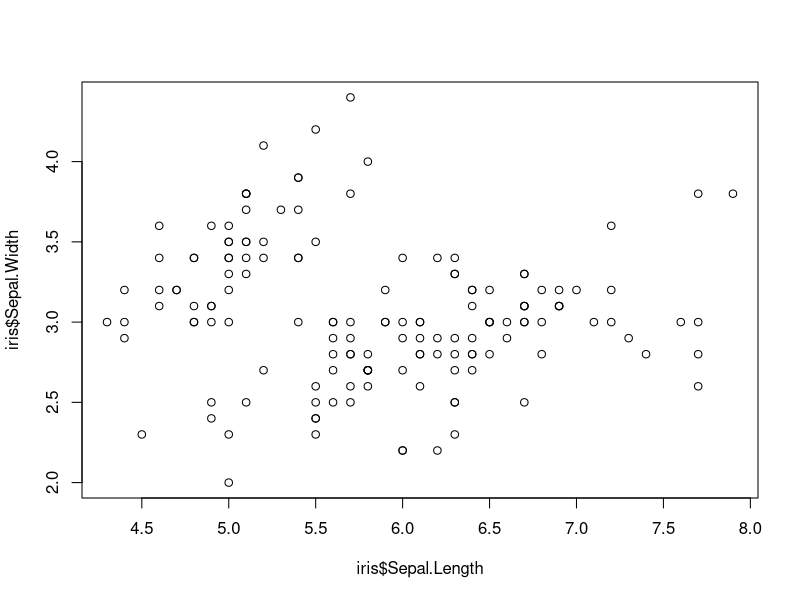
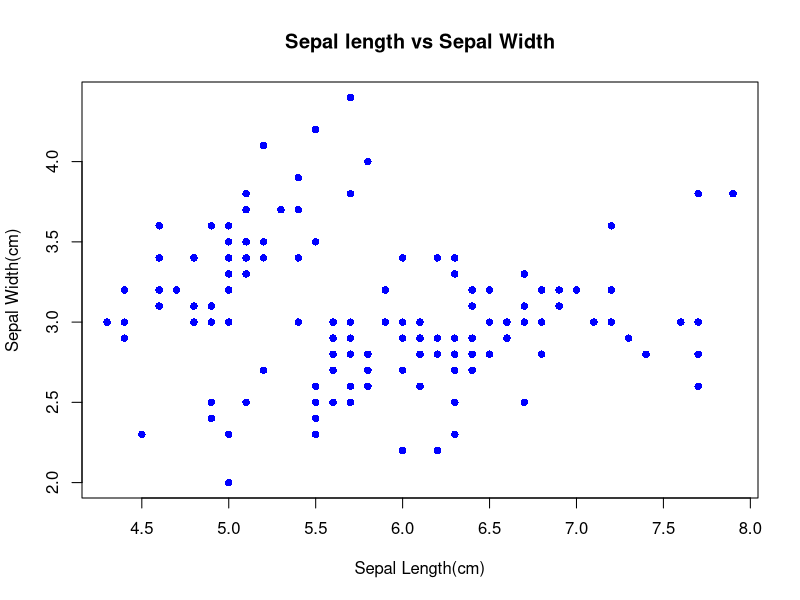
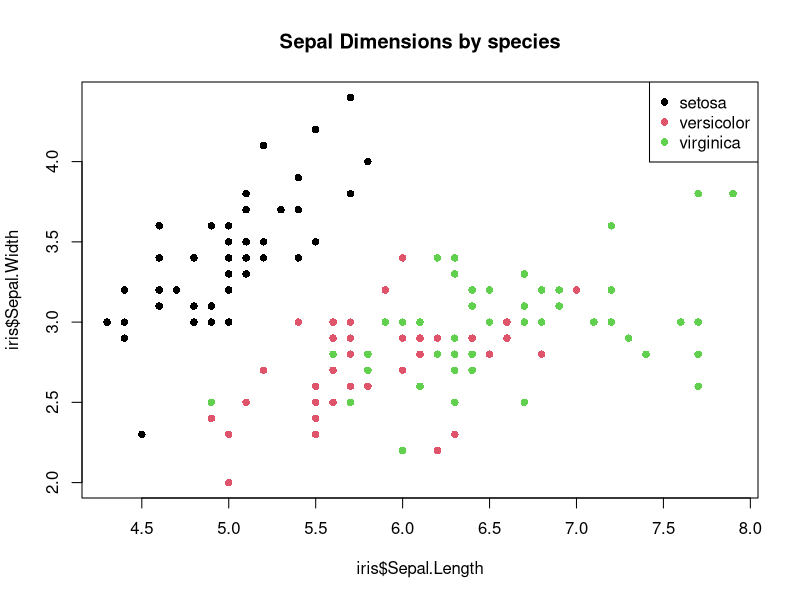
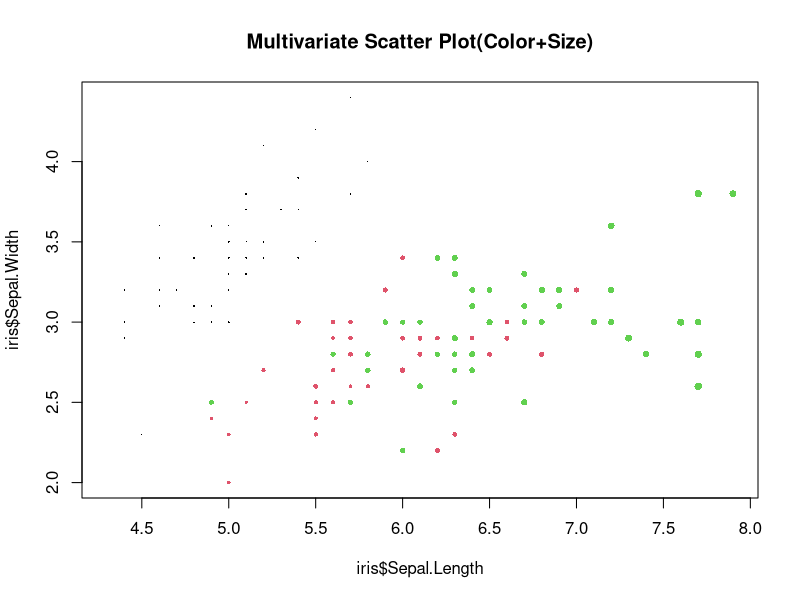
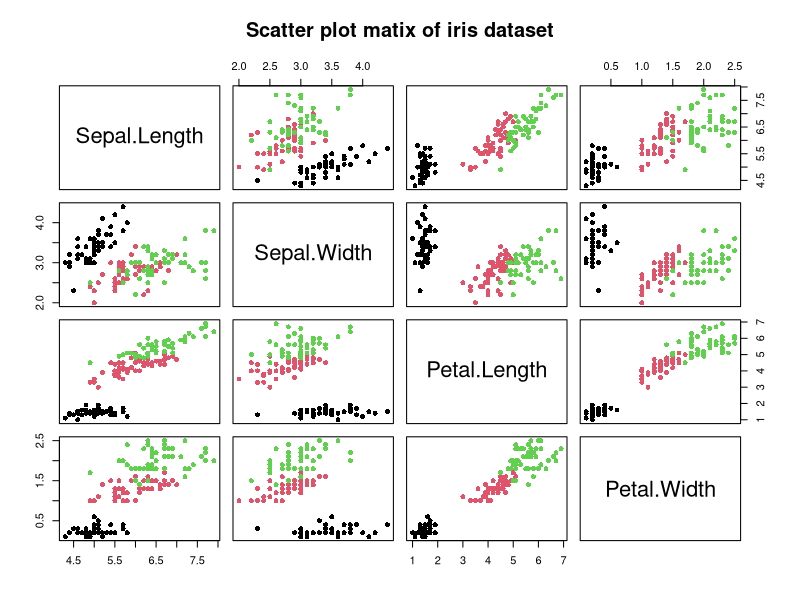
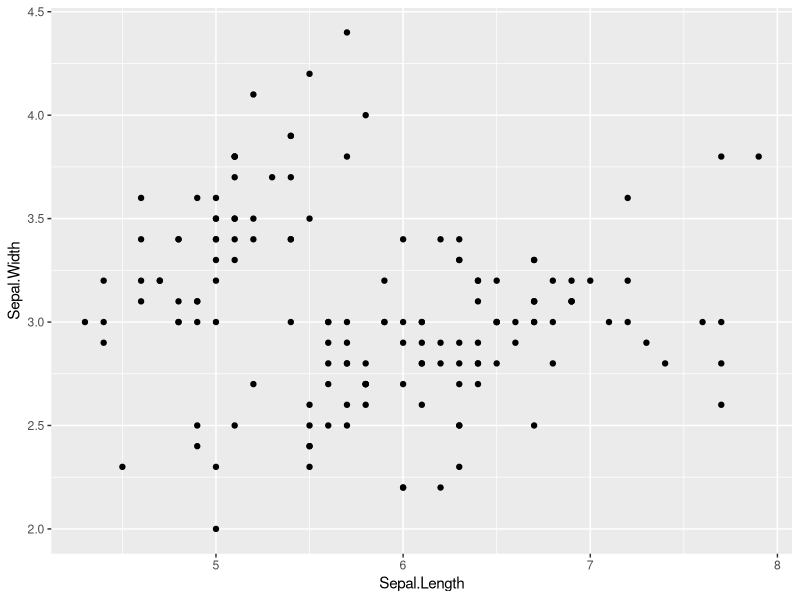
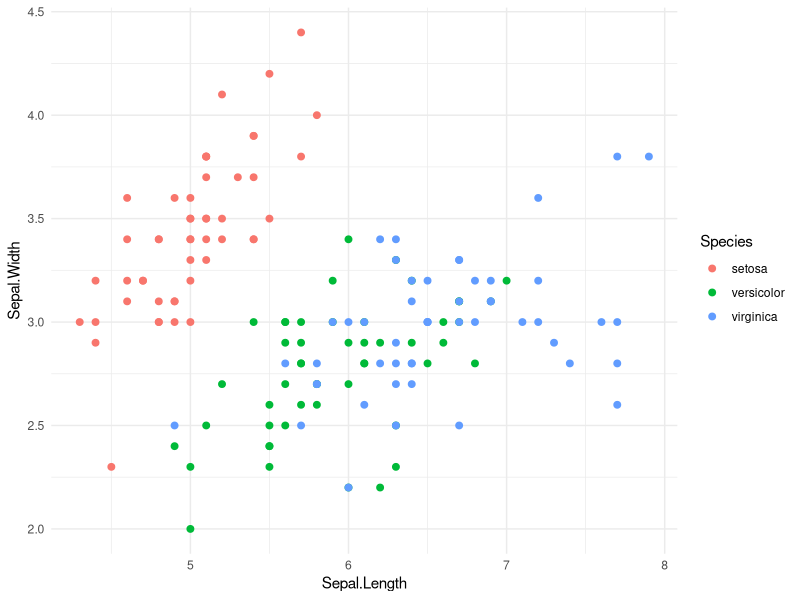
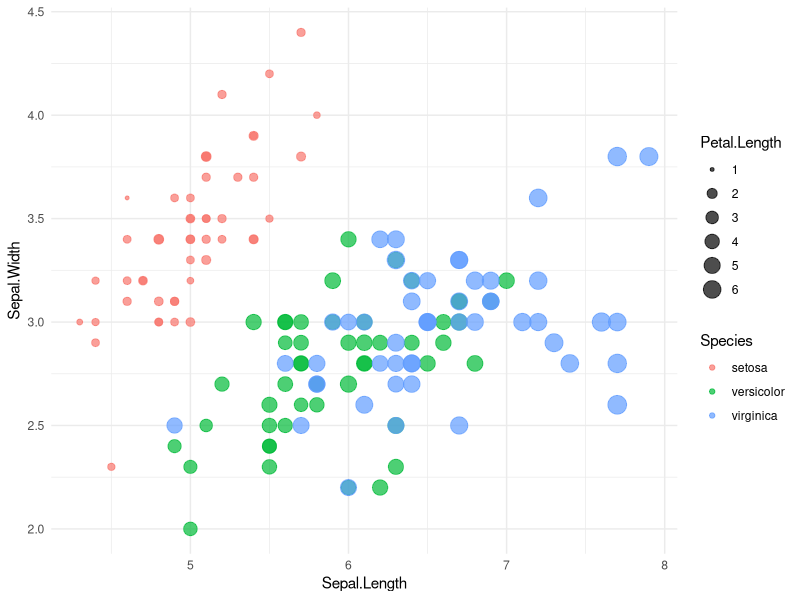

Recreate these plots in R, in order.
#load and understand the iris dataset
data(iris)
str(iris)
View(iris)

#basic scatter plot: sepal length vs sepalwidth
plot(iris$Sepal.Length,iris$Sepal.Width)

#labeled scatter plot
plot(
  iris$Sepal.Length,
  iris$Sepal.Width,
  main="Sepal length vs Sepal Width",
  xlab = "Sepal Length(cm)",
  ylab = "Sepal Width(cm)",
  col = "blue",
  pch=16
)

#colored scatter plot by species
plot(iris$Sepal.Length,iris$Sepal.Width,col=as.numeric(iris$Species),pch=16,
     main="Sepal Dimensions by species")
legend("topright",legend=levels(iris$Species),col=1:3,pch=16)

#Multivariate scatter
#add size as a third variable
plot(iris$Sepal.Length,iris$Sepal.Width,col=as.numeric(iris$Species),pch=16,
     cex=iris$Petal.Length/max(iris$Petal.Length),
     main="Multivariate Scatter Plot(Color+Size)")

#Scatter plot matrix
#all numeric variables against each other
pairs(iris[,1:4],col=as.numeric(iris$Species),pch=16,
      main="Scatter plot matix of iris dataset")

#Using GGPlot2
#load ggplot2
library(ggplot2)
# Basic Scatter Plot
ggplot(iris, aes(x = Sepal.Length, y = Sepal.Width)) +
  geom_point()
# Colored Scatter by Species
ggplot(iris, aes(x = Sepal.Length, y = Sepal.Width, color =
                   Species)) +
  geom_point(size = 2) +
  theme_minimal()
# Multivariate Scatter Plot
# Color + Size encoding
ggplot(
  iris,
  aes(
    x = Sepal.Length,
    y = Sepal.Width,
    color = Species,
    size = Petal.Length
  )
) +
  geom_point(alpha = 0.7) +
  theme_minimal()
# Faceted Scatter Plot
# One scatter plot per species
ggplot(iris, aes(x = Sepal.Length, y = Sepal.Width)) +
  geom_point(color = "steelblue") +
  facet_wrap(~Species) +
  theme_minimal()